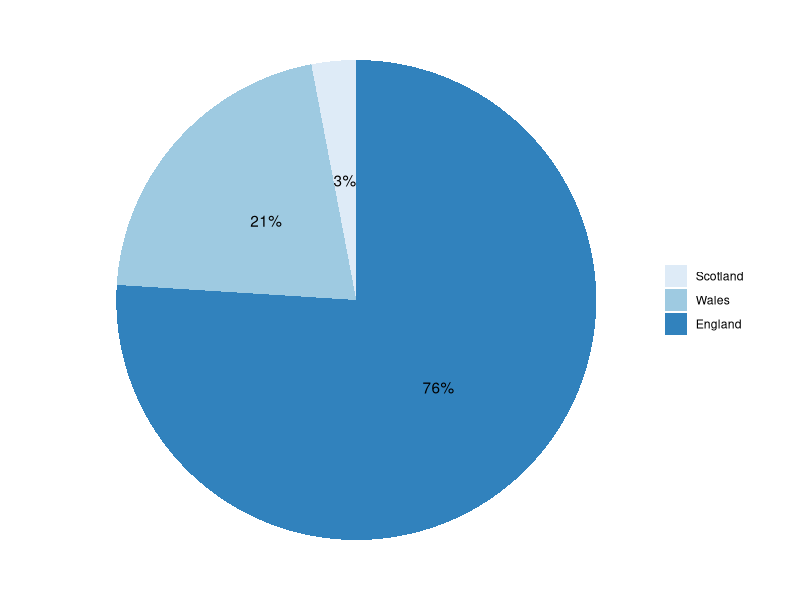

Write the R code that produced this figure.
## ---- chunk 1
library(ggplot2)
wt_pop <- data.frame("percentage" = factor(c('Scotland', 'Wales', 'England'), levels = c('Scotland', 'Wales', 'England')), "amount" = c(3, 21, 76))
ggplot(wt_pop, aes(x="", y=amount, fill=percentage)) +
  geom_bar(stat="identity", width=1) +
  coord_polar("y", start=0) + 
  geom_text(aes(label = paste0(amount, "%")), position = position_stack(vjust=0.5)) +
  labs(x = NULL, y = NULL, fill = NULL) + 
  theme_void() + 
  scale_fill_brewer(palette = "Blues")
